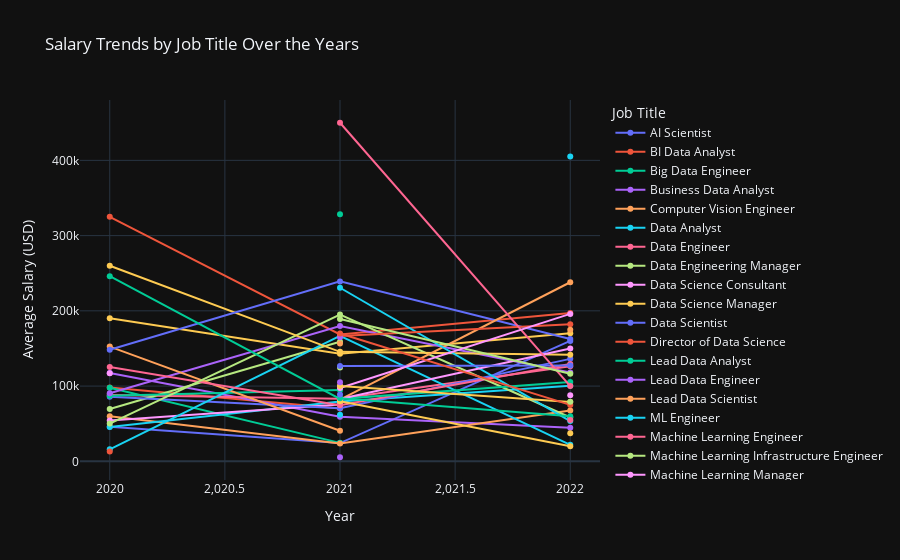

The notebook cell this image was saved under:
### Markdown cell above
**5. What is the distribution of salaries across different job titles over the years?**

### Code cell
import plotly.express as px

avg_salary = df.groupby(['work_year', 'job_title'])['salary_in_usd'].mean().reset_index()


fig = px.line(
    avg_salary,
    x='work_year',
    y='salary_in_usd',
    color='job_title',
    markers=True,
    title='Salary Trends by Job Title Over the Years',
    labels={'work_year': 'Year', 'salary_in_usd': 'Average Salary (USD)', 'job_title': 'Job Title'},
    template='plotly_dark'
)

fig.show()

### Figure 1 — Plotly figure (JSON) as saved in the notebook; plotly's stock layout.template omitted (floating-point values rounded to 4 significant figures)
{"data": [{"hovertemplate": "Job Title=AI Scientist<br>Year=%{x}<br>Average Salary (USD)=%{y}<extra></extra>", "legendgroup": "AI Scientist", "line": {"color": "#636efa", "dash": "solid"}, "marker": {"symbol": "circle"}, "mode": "lines+markers", "name": "AI Scientist", "orientation": "v", "showlegend": true, "type": "scatter", "x": [2020, 2021, 2022], "xaxis": "x", "y": [45896, 24260.0, 160000], "yaxis": "y"}, {"hovertemplate": "Job Title=BI Data Analyst<br>Year=%{x}<br>Average Salary (USD)=%{y}<extra></extra>", "legendgroup": "BI Data Analyst", "line": {"color": "#EF553B", "dash": "solid"}, "marker": {"symbol": "circle"}, "mode": "lines+markers", "name": "BI Data Analyst", "orientation": "v", "showlegend": true, "type": "scatter", "x": [2020, 2021], "xaxis": "x", "y": [98000, 70110.0], "yaxis": "y"}, {"hovertemplate": "Job Title=Big Data Engineer<br>Year=%{x}<br>Average Salary (USD)=%{y}<extra></extra>", "legendgroup": "Big Data Engineer", "line": {"color": "#00cc96", "dash": "solid"}, "marker": {"symbol": "circle"}, "mode": "lines+markers", "name": "Big Data Engineer", "orientation": "v", "showlegend": true, "type": "scatter", "x": [2020, 2021], "xaxis": "x", "y": [97690.0, 24540.0], "yaxis": "y"}, {"hovertemplate": "Job Title=Business Data Analyst<br>Year=%{x}<br>Average Salary (USD)=%{y}<extra></extra>", "legendgroup": "Business Data Analyst", "line": {"color": "#ab63fa", "dash": "solid"}, "marker": {"symbol": "circle"}, "mode": "lines+markers", "name": "Business Data Analyst", "orientation": "v", "showlegend": true, "type": "scatter", "x": [2020, 2021, 2022], "xaxis": "x", "y": [117500, 59102, 44677], "yaxis": "y"}, {"hovertemplate": "Job Title=Computer Vision Engineer<br>Year=%{x}<br>Average Salary (USD)=%{y}<extra></extra>", "legendgroup": "Computer Vision Engineer", "line": {"color": "#FFA15A", "dash": "solid"}, "marker": {"symbol": "circle"}, "mode": "lines+markers", "name": "Computer Vision Engineer", "orientation": "v", "showlegend": true, "type": "scatter", "x": [2020, 2021, 2022], "xaxis": "x", "y": [60000, 23840.0, 67500], "yaxis": "y"}, {"hovertemplate": "Job Title=Data Analyst<br>Year=%{x}<br>Average Salary (USD)=%{y}<extra></extra>", "legendgroup": "Data Analyst", "line": {"color": "#19d3f3", "dash": "solid"}, "marker": {"symbol": "circle"}, "mode": "lines+markers", "name": "Data Analyst", "orientation": "v", "showlegend": true, "type": "scatter", "x": [2020, 2021, 2022], "xaxis": "x", "y": [45550.0, 79510.0, 100600.0], "yaxis": "y"}, {"hovertemplate": "Job Title=Data Engineer<br>Year=%{x}<br>Average Salary (USD)=%{y}<extra></extra>", "legendgroup": "Data Engineer", "line": {"color": "#FF6692", "dash": "solid"}, "marker": {"symbol": "circle"}, "mode": "lines+markers", "name": "Data Engineer", "orientation": "v", "showlegend": true, "type": "scatter", "x": [2020, 2021, 2022], "xaxis": "x", "y": [88162, 83200.0, 126400.0], "yaxis": "y"}, {"hovertemplate": "Job Title=Data Engineering Manager<br>Year=%{x}<br>Average Salary (USD)=%{y}<extra></extra>", "legendgroup": "Data Engineering Manager", "line": {"color": "#B6E880", "dash": "solid"}, "marker": {"symbol": "circle"}, "mode": "lines+markers", "name": "Data Engineering Manager", "orientation": "v", "showlegend": true, "type": "scatter", "x": [2020, 2021], "xaxis": "x", "y": [69568, 159000], "yaxis": "y"}, {"hovertemplate": "Job Title=Data Science Consultant<br>Year=%{x}<br>Average Salary (USD)=%{y}<extra></extra>", "legendgroup": "Data Science Consultant", "line": {"color": "#FF97FF", "dash": "solid"}, "marker": {"symbol": "circle"}, "mode": "lines+markers", "name": "Data Science Consultant", "orientation": "v", "showlegend": true, "type": "scatter", "x": [2020, 2021], "xaxis": "x", "y": [54350.0, 75450.0], "yaxis": "y"}, {"hovertemplate": "Job Title=Data Science Manager<br>Year=%{x}<br>Average Salary (USD)=%{y}<extra></extra>", "legendgroup": "Data Science Manager", "line": {"color": "#FECB52", "dash": "solid"}, "marker": {"symbol": "circle"}, "mode": "lines+markers", "name": "Data Science Manager", "orientation": "v", "showlegend": true, "type": "scatter", "x": [2020, 2021, 2022], "xaxis": "x", "y": [190200, 143100.0, 170200.0], "yaxis": "y"}, {"hovertemplate": "Job Title=Data Scientist<br>Year=%{x}<br>Average Salary (USD)=%{y}<extra></extra>", "legendgroup": "Data Scientist", "line": {"color": "#636efa", "dash": "solid"}, "marker": {"symbol": "circle"}, "mode": "lines+markers", "name": "Data Scientist", "orientation": "v", "showlegend": true, "type": "scatter", "x": [2020, 2021, 2022], "xaxis": "x", "y": [85970.0, 70670.0, 136200.0], "yaxis": "y"}, {"hovertemplate": "Job Title=Director of Data Science<br>Year=%{x}<br>Average Salary (USD)=%{y}<extra></extra>", "legendgroup": "Director of Data Science", "line": {"color": "#EF553B", "dash": "solid"}, "marker": {"symbol": "circle"}, "mode": "lines+markers", "name": "Director of Data Science", "orientation": "v", "showlegend": true, "type": "scatter", "x": [2020, 2021, 2022], "xaxis": "x", "y": [325000, 168700.0, 196979], "yaxis": "y"}, {"hovertemplate": "Job Title=Lead Data Analyst<br>Year=%{x}<br>Average Salary (USD)=%{y}<extra></extra>", "legendgroup": "Lead Data Analyst", "line": {"color": "#00cc96", "dash": "solid"}, "marker": {"symbol": "circle"}, "mode": "lines+markers", "name": "Lead Data Analyst", "orientation": "v", "showlegend": true, "type": "scatter", "x": [2020, 2021], "xaxis": "x", "y": [87000, 94800.0], "yaxis": "y"}, {"hovertemplate": "Job Title=Lead Data Engineer<br>Year=%{x}<br>Average Salary (USD)=%{y}<extra></extra>", "legendgroup": "Lead Data Engineer", "line": {"color": "#ab63fa", "dash": "solid"}, "marker": {"symbol": "circle"}, "mode": "lines+markers", "name": "Lead Data Engineer", "orientation": "v", "showlegend": true, "type": "scatter", "x": [2020, 2021, 2022], "xaxis": "x", "y": [90500, 179720, 118187], "yaxis": "y"}, {"hovertemplate": "Job Title=Lead Data Scientist<br>Year=%{x}<br>Average Salary (USD)=%{y}<extra></extra>", "legendgroup": "Lead Data Scientist", "line": {"color": "#FFA15A", "dash": "solid"}, "marker": {"symbol": "circle"}, "mode": "lines+markers", "name": "Lead Data Scientist", "orientation": "v", "showlegend": true, "type": "scatter", "x": [2020, 2021], "xaxis": "x", "y": [152500, 40570], "yaxis": "y"}, {"hovertemplate": "Job Title=ML Engineer<br>Year=%{x}<br>Average Salary (USD)=%{y}<extra></extra>", "legendgroup": "ML Engineer", "line": {"color": "#19d3f3", "dash": "solid"}, "marker": {"symbol": "circle"}, "mode": "lines+markers", "name": "ML Engineer", "orientation": "v", "showlegend": true, "type": "scatter", "x": [2020, 2021, 2022], "xaxis": "x", "y": [15966, 166800.0, 21983], "yaxis": "y"}, {"hovertemplate": "Job Title=Machine Learning Engineer<br>Year=%{x}<br>Average Salary (USD)=%{y}<extra></extra>", "legendgroup": "Machine Learning Engineer", "line": {"color": "#FF6692", "dash": "solid"}, "marker": {"symbol": "circle"}, "mode": "lines+markers", "name": "Machine Learning Engineer", "orientation": "v", "showlegend": true, "type": "scatter", "x": [2020, 2021, 2022], "xaxis": "x", "y": [125400.0, 74610.0, 129500.0], "yaxis": "y"}, {"hovertemplate": "Job Title=Machine Learning Infrastructure Engineer<br>Year=%{x}<br>Average Salary (USD)=%{y}<extra></extra>", "legendgroup": "Machine Learning Infrastructure Engineer", "line": {"color": "#B6E880", "dash": "solid"}, "marker": {"symbol": "circle"}, "mode": "lines+markers", "name": "Machine Learning Infrastructure Engineer", "orientation": "v", "showlegend": true, "type": "scatter", "x": [2020, 2021, 2022], "xaxis": "x", "y": [50180, 195000, 58255], "yaxis": "y"}, {"hovertemplate": "Job Title=Machine Learning Manager<br>Year=%{x}<br>Average Salary (USD)=%{y}<extra></extra>", "legendgroup": "Machine Learning Manager", "line": {"color": "#FF97FF", "dash": "solid"}, "marker": {"symbol": "circle"}, "mode": "lines+markers", "name": "Machine Learning Manager", "orientation": "v", "showlegend": true, "type": "scatter", "x": [2020], "xaxis": "x", "y": [117104], "yaxis": "y"}, {"hovertemplate": "Job Title=Machine Learning Scientist<br>Year=%{x}<br>Average Salary (USD)=%{y}<extra></extra>", "legendgroup": "Machine Learning Scientist", "line": {"color": "#FECB52", "dash": "solid"}, "marker": {"symbol": "circle"}, "mode": "lines+markers", "name": "Machine Learning Scientist", "orientation": "v", "showlegend": true, "type": "scatter", "x": [2020, 2021, 2022], "xaxis": "x", "y": [260000, 145500, 141800.0], "yaxis": "y"}, {"hovertemplate": "Job Title=Principal Data Scientist<br>Year=%{x}<br>Average Salary (USD)=%{y}<extra></extra>", "legendgroup": "Principal Data Scientist", "line": {"color": "#636efa", "dash": "solid"}, "marker": {"symbol": "circle"}, "mode": "lines+markers", "name": "Principal Data Scientist", "orientation": "v", "showlegend": true, "type": "scatter", "x": [2020, 2021, 2022], "xaxis": "x", "y": [148261, 239200.0, 162674], "yaxis": "y"}, {"hovertemplate": "Job Title=Product Data Analyst<br>Year=%{x}<br>Average Salary (USD)=%{y}<extra></extra>", "legendgroup": "Product Data Analyst", "line": {"color": "#EF553B", "dash": "solid"}, "marker": {"symbol": "circle"}, "mode": "lines+markers", "name": "Product Data Analyst", "orientation": "v", "showlegend": true, "type": "scatter", "x": [2020], "xaxis": "x", "y": [13036], "yaxis": "y"}, {"hovertemplate": "Job Title=Research Scientist<br>Year=%{x}<br>Average Salary (USD)=%{y}<extra></extra>", "legendgroup": "Research Scientist", "line": {"color": "#00cc96", "dash": "solid"}, "marker": {"symbol": "circle"}, "mode": "lines+markers", "name": "Research Scientist", "orientation": "v", "showlegend": true, "type": "scatter", "x": [2020, 2021, 2022], "xaxis": "x", "y": [246000, 83000.0, 105569], "yaxis": "y"}, {"hovertemplate": "Job Title=3D Computer Vision Researcher<br>Year=%{x}<br>Average Salary (USD)=%{y}<extra></extra>", "legendgroup": "3D Computer Vision Researcher", "line": {"color": "#ab63fa", "dash": "solid"}, "marker": {"symbol": "circle"}, "mode": "lines+markers", "name": "3D Computer Vision Researcher", "orientation": "v", "showlegend": true, "type": "scatter", "x": [2021], "xaxis": "x", "y": [5409], "yaxis": "y"}, {"hovertemplate": "Job Title=Applied Data Scientist<br>Year=%{x}<br>Average Salary (USD)=%{y}<extra></extra>", "legendgroup": "Applied Data Scientist", "line": {"color": "#FFA15A", "dash": "solid"}, "marker": {"symbol": "circle"}, "mode": "lines+markers", "name": "Applied Data Scientist", "orientation": "v", "showlegend": true, "type": "scatter", "x": [2021, 2022], "xaxis": "x", "y": [82140.0, 238000], "yaxis": "y"}, {"hovertemplate": "Job Title=Applied Machine Learning Scientist<br>Year=%{x}<br>Average Salary (USD)=%{y}<extra></extra>", "legendgroup": "Applied Machine Learning Scientist", "line": {"color": "#19d3f3", "dash": "solid"}, "marker": {"symbol": "circle"}, "mode": "lines+markers", "name": "Applied Machine Learning Scientist", "orientation": "v", "showlegend": true, "type": "scatter", "x": [2021, 2022], "xaxis": "x", "y": [230700, 53440.0], "yaxis": "y"}, {"hovertemplate": "Job Title=Big Data Architect<br>Year=%{x}<br>Average Salary (USD)=%{y}<extra></extra>", "legendgroup": "Big Data Architect", "line": {"color": "#FF6692", "dash": "solid"}, "marker": {"symbol": "circle"}, "mode": "lines+markers", "name": "Big Data Architect", "orientation": "v", "showlegend": true, "type": "scatter", "x": [2021], "xaxis": "x", "y": [99703], "yaxis": "y"}, {"hovertemplate": "Job Title=Cloud Data Engineer<br>Year=%{x}<br>Average Salary (USD)=%{y}<extra></extra>", "legendgroup": "Cloud Data Engineer", "line": {"color": "#B6E880", "dash": "solid"}, "marker": {"symbol": "circle"}, "mode": "lines+markers", "name": "Cloud Data Engineer", "orientation": "v", "showlegend": true, "type": "scatter", "x": [2021], "xaxis": "x", "y": [124647], "yaxis": "y"}, {"hovertemplate": "Job Title=Computer Vision Software Engineer<br>Year=%{x}<br>Average Salary (USD)=%{y}<extra></extra>", "legendgroup": "Computer Vision Software Engineer", "line": {"color": "#FF97FF", "dash": "solid"}, "marker": {"symbol": "circle"}, "mode": "lines+markers", "name": "Computer Vision Software Engineer", "orientation": "v", "showlegend": true, "type": "scatter", "x": [2021, 2022], "xaxis": "x", "y": [82873, 150000], "yaxis": "y"}, {"hovertemplate": "Job Title=Data Analytics Engineer<br>Year=%{x}<br>Average Salary (USD)=%{y}<extra></extra>", "legendgroup": "Data Analytics Engineer", "line": {"color": "#FECB52", "dash": "solid"}, "marker": {"symbol": "circle"}, "mode": "lines+markers", "name": "Data Analytics Engineer", "orientation": "v", "showlegend": true, "type": "scatter", "x": [2021, 2022], "xaxis": "x", "y": [79730.0, 20000], "yaxis": "y"}, {"hovertemplate": "Job Title=Data Analytics Manager<br>Year=%{x}<br>Average Salary (USD)=%{y}<extra></extra>", "legendgroup": "Data Analytics Manager", "line": {"color": "#636efa", "dash": "solid"}, "marker": {"symbol": "circle"}, "mode": "lines+markers", "name": "Data Analytics Manager", "orientation": "v", "showlegend": true, "type": "scatter", "x": [2021, 2022], "xaxis": "x", "y": [126700.0, 127485], "yaxis": "y"}, {"hovertemplate": "Job Title=Data Architect<br>Year=%{x}<br>Average Salary (USD)=%{y}<extra></extra>", "legendgroup": "Data Architect", "line": {"color": "#EF553B", "dash": "solid"}, "marker": {"symbol": "circle"}, "mode": "lines+markers", "name": "Data Architect", "orientation": "v", "showlegend": true, "type": "scatter", "x": [2021, 2022], "xaxis": "x", "y": [166700.0, 182100.0], "yaxis": "y"}, {"hovertemplate": "Job Title=Data Science Engineer<br>Year=%{x}<br>Average Salary (USD)=%{y}<extra></extra>", "legendgroup": "Data Science Engineer", "line": {"color": "#00cc96", "dash": "solid"}, "marker": {"symbol": "circle"}, "mode": "lines+markers", "name": "Data Science Engineer", "orientation": "v", "showlegend": true, "type": "scatter", "x": [2021, 2022], "xaxis": "x", "y": [83705, 60000], "yaxis": "y"}, {"hovertemplate": "Job Title=Data Specialist<br>Year=%{x}<br>Average Salary (USD)=%{y}<extra></extra>", "legendgroup": "Data Specialist", "line": {"color": "#ab63fa", "dash": "solid"}, "marker": {"symbol": "circle"}, "mode": "lines+markers", "name": "Data Specialist", "orientation": "v", "showlegend": true, "type": "scatter", "x": [2021], "xaxis": "x", "y": [165000], "yaxis": "y"}, {"hovertemplate": "Job Title=Director of Data Engineering<br>Year=%{x}<br>Average Salary (USD)=%{y}<extra></extra>", "legendgroup": "Director of Data Engineering", "line": {"color": "#FFA15A", "dash": "solid"}, "marker": {"symbol": "circle"}, "mode": "lines+markers", "name": "Director of Data Engineering", "orientation": "v", "showlegend": true, "type": "scatter", "x": [2021], "xaxis": "x", "y": [156738], "yaxis": "y"}, {"hovertemplate": "Job Title=Finance Data Analyst<br>Year=%{x}<br>Average Salary (USD)=%{y}<extra></extra>", "legendgroup": "Finance Data Analyst", "line": {"color": "#19d3f3", "dash": "solid"}, "marker": {"symbol": "circle"}, "mode": "lines+markers", "name": "Finance Data Analyst", "orientation": "v", "showlegend": true, "type": "scatter", "x": [2021], "xaxis": "x", "y": [61896], "yaxis": "y"}, {"hovertemplate": "Job Title=Financial Data Analyst<br>Year=%{x}<br>Average Salary (USD)=%{y}<extra></extra>", "legendgroup": "Financial Data Analyst", "line": {"color": "#FF6692", "dash": "solid"}, "marker": {"symbol": "circle"}, "mode": "lines+markers", "name": "Financial Data Analyst", "orientation": "v", "showlegend": true, "type": "scatter", "x": [2021, 2022], "xaxis": "x", "y": [450000, 100000], "yaxis": "y"}, {"hovertemplate": "Job Title=Head of Data<br>Year=%{x}<br>Average Salary (USD)=%{y}<extra></extra>", "legendgroup": "Head of Data", "line": {"color": "#B6E880", "dash": "solid"}, "marker": {"symbol": "circle"}, "mode": "lines+markers", "name": "Head of Data", "orientation": "v", "showlegend": true, "type": "scatter", "x": [2021, 2022], "xaxis": "x", "y": [189300.0, 116487], "yaxis": "y"}, {"hovertemplate": "Job Title=Head of Data Science<br>Year=%{x}<br>Average Salary (USD)=%{y}<extra></extra>", "legendgroup": "Head of Data Science", "line": {"color": "#FF97FF", "dash": "solid"}, "marker": {"symbol": "circle"}, "mode": "lines+markers", "name": "Head of Data Science", "orientation": "v", "showlegend": true, "type": "scatter", "x": [2021, 2022], "xaxis": "x", "y": [97500, 195900.0], "yaxis": "y"}, {"hovertemplate": "Job Title=Machine Learning Developer<br>Year=%{x}<br>Average Salary (USD)=%{y}<extra></extra>", "legendgroup": "Machine Learning Developer", "line": {"color": "#FECB52", "dash": "solid"}, "marker": {"symbol": "circle"}, "mode": "lines+markers", "name": "Machine Learning Developer", "orientation": "v", "showlegend": true, "type": "scatter", "x": [2021, 2022], "xaxis": "x", "y": [100000, 78791], "yaxis": "y"}, {"hovertemplate": "Job Title=Marketing Data Analyst<br>Year=%{x}<br>Average Salary (USD)=%{y}<extra></extra>", "legendgroup": "Marketing Data Analyst", "line": {"color": "#636efa", "dash": "solid"}, "marker": {"symbol": "circle"}, "mode": "lines+markers", "name": "Marketing Data Analyst", "orientation": "v", "showlegend": true, "type": "scatter", "x": [2021], "xaxis": "x", "y": [88654], "yaxis": "y"}, {"hovertemplate": "Job Title=Principal Data Analyst<br>Year=%{x}<br>Average Salary (USD)=%{y}<extra></extra>", "legendgroup": "Principal Data Analyst", "line": {"color": "#EF553B", "dash": "solid"}, "marker": {"symbol": "circle"}, "mode": "lines+markers", "name": "Principal Data Analyst", "orientation": "v", "showlegend": true, "type": "scatter", "x": [2021, 2022], "xaxis": "x", "y": [170000, 75000], "yaxis": "y"}, {"hovertemplate": "Job Title=Principal Data Engineer<br>Year=%{x}<br>Average Salary (USD)=%{y}<extra></extra>", "legendgroup": "Principal Data Engineer", "line": {"color": "#00cc96", "dash": "solid"}, "marker": {"symbol": "circle"}, "mode": "lines+markers", "name": "Principal Data Engineer", "orientation": "v", "showlegend": true, "type": "scatter", "x": [2021], "xaxis": "x", "y": [328300.0], "yaxis": "y"}, {"hovertemplate": "Job Title=Staff Data Scientist<br>Year=%{x}<br>Average Salary (USD)=%{y}<extra></extra>", "legendgroup": "Staff Data Scientist", "line": {"color": "#ab63fa", "dash": "solid"}, "marker": {"symbol": "circle"}, "mode": "lines+markers", "name": "Staff Data Scientist", "orientation": "v", "showlegend": true, "type": "scatter", "x": [2021], "xaxis": "x", "y": [105000], "yaxis": "y"}, {"hovertemplate": "Job Title=Analytics Engineer<br>Year=%{x}<br>Average Salary (USD)=%{y}<extra></extra>", "legendgroup": "Analytics Engineer", "line": {"color": "#FFA15A", "dash": "solid"}, "marker": {"symbol": "circle"}, "mode": "lines+markers", "name": "Analytics Engineer", "orientation": "v", "showlegend": true, "type": "scatter", "x": [2022], "xaxis": "x", "y": [175000], "yaxis": "y"}, {"hovertemplate": "Job Title=Data Analytics Lead<br>Year=%{x}<br>Average Salary (USD)=%{y}<extra></extra>", "legendgroup": "Data Analytics Lead", "line": {"color": "#19d3f3", "dash": "solid"}, "marker": {"symbol": "circle"}, "mode": "lines+markers", "name": "Data Analytics Lead", "orientation": "v", "showlegend": true, "type": "scatter", "x": [2022], "xaxis": "x", "y": [405000], "yaxis": "y"}, {"hovertemplate": "Job Title=ETL Developer<br>Year=%{x}<br>Average Salary (USD)=%{y}<extra></extra>", "legendgroup": "ETL Developer", "line": {"color": "#FF6692", "dash": "solid"}, "marker": {"symbol": "circle"}, "mode": "lines+markers", "name": "ETL Developer", "orientation": "v", "showlegend": true, "type": "scatter", "x": [2022], "xaxis": "x", "y": [54957], "yaxis": "y"}, {"hovertemplate": "Job Title=Head of Machine Learning<br>Year=%{x}<br>Average Salary (USD)=%{y}<extra></extra>", "legendgroup": "Head of Machine Learning", "line": {"color": "#B6E880", "dash": "solid"}, "marker": {"symbol": "circle"}, "mode": "lines+markers", "name": "Head of Machine Learning", "orientation": "v", "showlegend": true, "type": "scatter", "x": [2022], "xaxis": "x", "y": [79039], "yaxis": "y"}, {"hovertemplate": "Job Title=Lead Machine Learning Engineer<br>Year=%{x}<br>Average Salary (USD)=%{y}<extra></extra>", "legendgroup": "Lead Machine Learning Engineer", "line": {"color": "#FF97FF", "dash": "solid"}, "marker": {"symbol": "circle"}, "mode": "lines+markers", "name": "Lead Machine Learning Engineer", "orientation": "v", "showlegend": true, "type": "scatter", "x": [2022], "xaxis": "x", "y": [87932], "yaxis": "y"}, {"hovertemplate": "Job Title=NLP Engineer<br>Year=%{x}<br>Average Salary (USD)=%{y}<extra></extra>", "legendgroup": "NLP Engineer", "line": {"color": "#FECB52", "dash": "solid"}, "marker": {"symbol": "circle"}, "mode": "lines+markers", "name": "NLP Engineer", "orientation": "v", "showlegend": true, "type": "scatter", "x": [2022], "xaxis": "x", "y": [37236], "yaxis": "y"}], "layout": {"legend": {"title": {"text": "Job Title"}, "tracegroupgap": 0}, "title": {"text": "Salary Trends by Job Title Over the Years"}, "xaxis": {"anchor": "y", "domain": [0, 1], "title": {"text": "Year"}}, "yaxis": {"anchor": "x", "domain": [0, 1], "title": {"text": "Average Salary (USD)"}}}}
